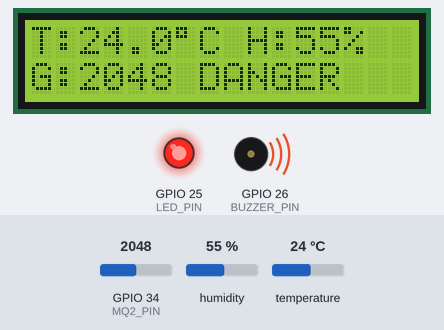
The sketch below on a simulated ESP32. Parts: 16×2 character LCD, output pins drawn as LEDs (lit = HIGH), buzzer (waves = sounding, pin HIGH). Inputs (shaded band) come from the test bench; at power-on: GPIO 34 (MQ2_PIN) = 2048, humidity 55 %, temperature 24 °C. WiFi joins after 1.5 s; servers stay silent unless stated; what the sketch prints to the serial monitor is not drawn.

Above: at 4.5 s.
4.6 s: GPIO 34 (MQ2_PIN) set to 442
At 6.7 s:
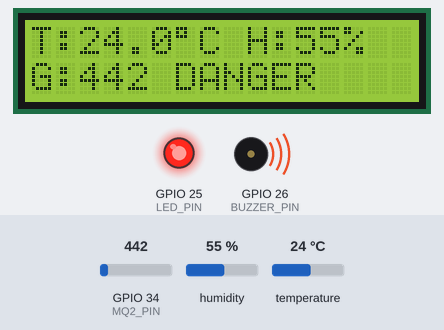
7.4 s: GPIO 34 (MQ2_PIN) set to 359
At 8.3 s:
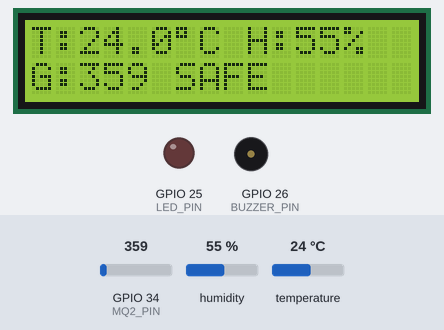
9.4 s: humidity set to 22 %
At 12.5 s:
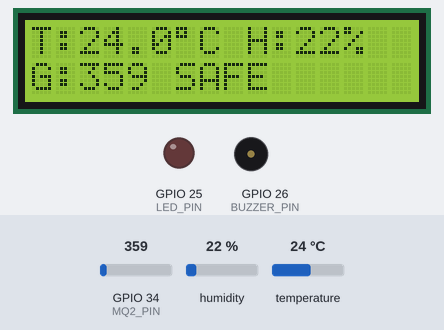
13.4 s: temperature set to 12 °C
At 16.8 s:
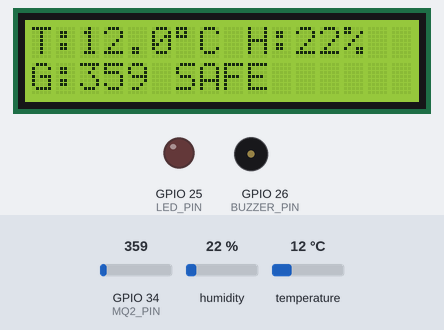
17.4 s: humidity set to 40 %
At 21.0 s:
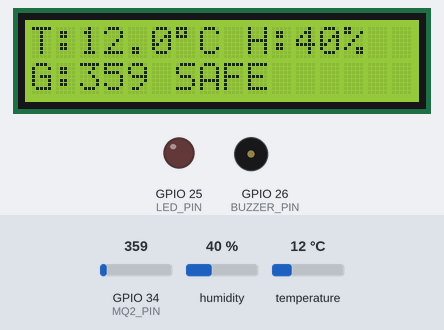
21.4 s: GPIO 34 (MQ2_PIN) set to 440
At 22.4 s:
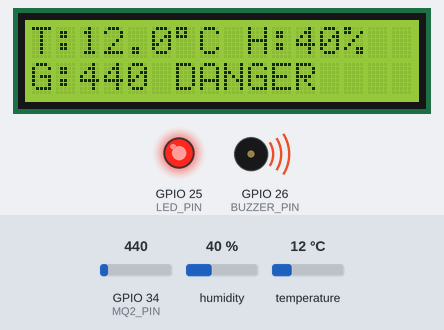
Timing chart, 0 to 24.4 s (numbered marks = the images above; inputs shaded):
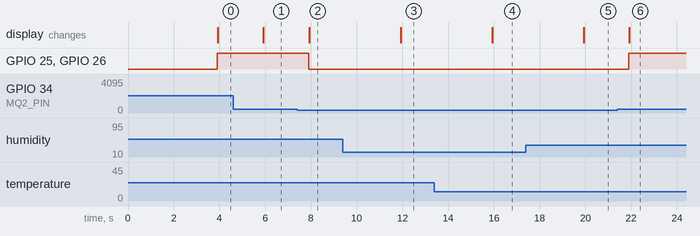

Measured:
- the behaviour switches between 401 and 400 on GPIO 34 (MQ2_PIN) (found by bisection; images 1 and 2)
- after the input at 4.6 s, the display: changes after 1.3 s (image 1)
- after the input at 7.4 s, GPIO 25 (LED_PIN), GPIO 26 (BUZZER_PIN): HIGH → LOW after 0.50 s; the display: changes after 0.53 s (image 2)
- after the input at 9.4 s, the display: changes after 2.5 s (image 3)
- after the input at 13.4 s, the display: changes after 2.5 s (image 4)
- after the input at 17.4 s, the display: changes after 2.5 s (image 5)
- after the input at 21.4 s, GPIO 25 (LED_PIN), GPIO 26 (BUZZER_PIN): LOW → HIGH after 0.49 s; the display: changes after 0.52 s (image 6)

The sketch:

IoT_Smart_Environment_Monitoring_System.ino
```cpp
#define BLYNK_TEMPLATE_ID "TMPL3AzC4NIZq"
#define BLYNK_TEMPLATE_NAME "IoT Smart Environment Monitoring System"
#define BLYNK_AUTH_TOKEN "AE6BBdQ8fOs4ZqYWJVrapkohF2EzqAoK"

#define BLYNK_PRINT Serial

#include <WiFi.h>
#include <BlynkSimpleEsp32.h>
#include <DHT.h>
#include <Wire.h>
#include <LiquidCrystal_I2C.h>

char ssid[] = "Wokwi-GUEST";
char pass[] = "";

#define DHTPIN      4
#define DHTTYPE DHT22
#define MQ2_PIN     34
#define LED_PIN     25
#define BUZZER_PIN  26

DHT dht(DHTPIN, DHTTYPE);
LiquidCrystal_I2C lcd(0x27, 16, 2);
BlynkTimer timer;

const int GAS_THRESHOLD = 400;

void updateSensors() {
  float h = dht.readHumidity();
  float t = dht.readTemperature();
  int gas = analogRead(MQ2_PIN);

  if (isnan(h) || isnan(t)) {
    Serial.println("DHT read failed!");
    return;
  }

  String status = (gas > GAS_THRESHOLD) ? "DANGER" : "SAFE";

  digitalWrite(LED_PIN, gas > GAS_THRESHOLD);
  digitalWrite(BUZZER_PIN, gas > GAS_THRESHOLD);

  lcd.clear();
  lcd.setCursor(0,0);
  lcd.print("T:");
  lcd.print(t,1);
  lcd.print((char)223);
  lcd.print("C H:");
  lcd.print((int)h);
  lcd.print("%");

  lcd.setCursor(0,1);
  lcd.print("G:");
  lcd.print(gas);
  lcd.print(" ");
  lcd.print(status);

  Blynk.virtualWrite(V0, t);
  Blynk.virtualWrite(V1, h);
  Blynk.virtualWrite(V2, gas);
  Blynk.virtualWrite(V3, status);

  Serial.println("==========================");
  Serial.print("Temperature : "); Serial.print(t); Serial.println(" C");
  Serial.print("Humidity    : "); Serial.print(h); Serial.println(" %");
  Serial.print("Gas Value   : "); Serial.println(gas);
  Serial.print("Status      : "); Serial.println(status);
}

void setup() {
  Serial.begin(115200);

  pinMode(LED_PIN, OUTPUT);
  pinMode(BUZZER_PIN, OUTPUT);
  digitalWrite(LED_PIN, LOW);
  digitalWrite(BUZZER_PIN, LOW);

  dht.begin();

  Wire.begin(21,22);
  lcd.init();
  lcd.backlight();
  lcd.setCursor(0,0);
  lcd.print("IoT Smart Env");
  lcd.setCursor(0,1);
  lcd.print("Monitoring");

  Blynk.begin(BLYNK_AUTH_TOKEN, ssid, pass);

  timer.setInterval(2000L, updateSensors);
}

void loop() {
  Blynk.run();
  timer.run();
}
```
